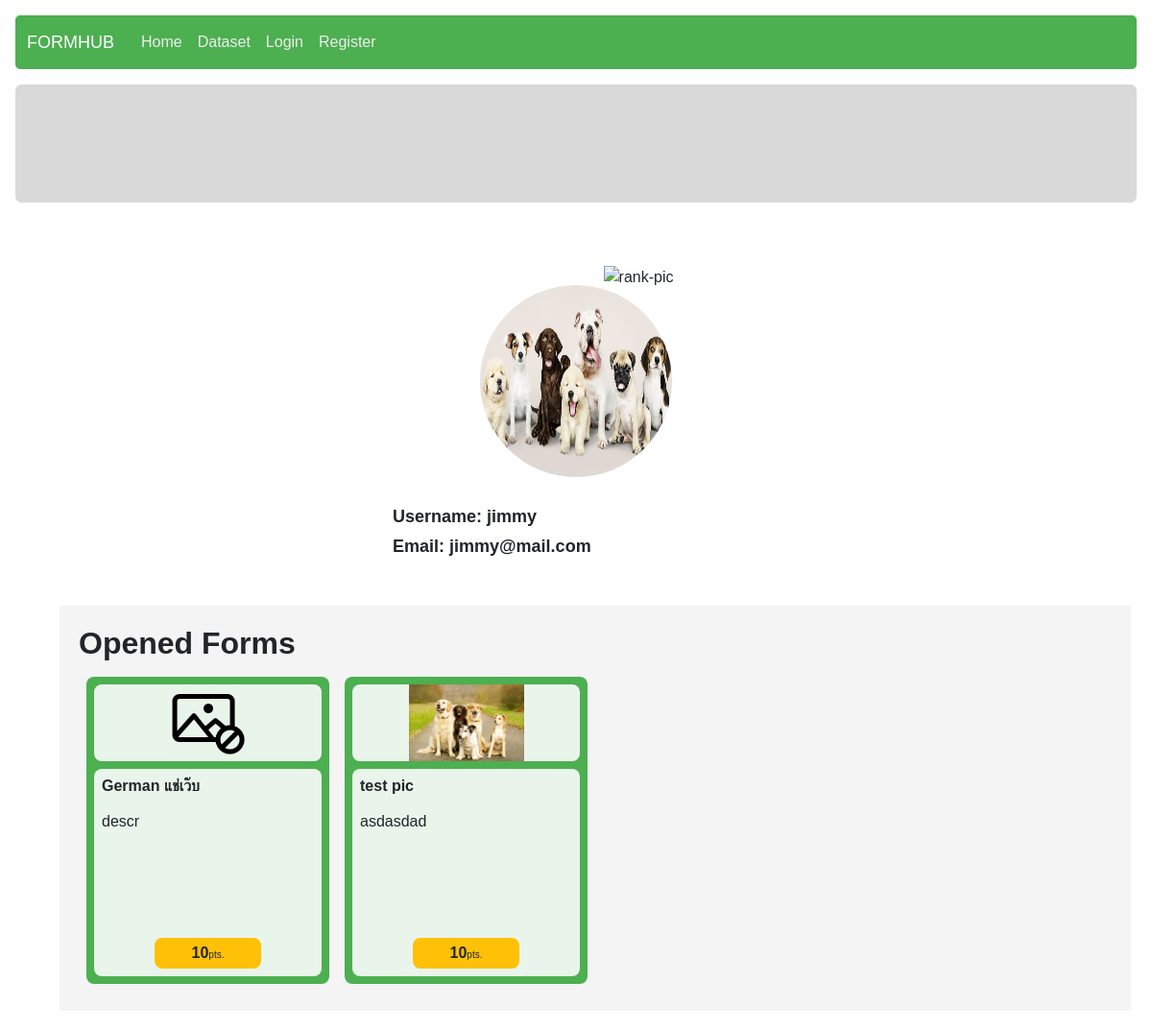
/account/6, run on an earlier commit of the app's database.
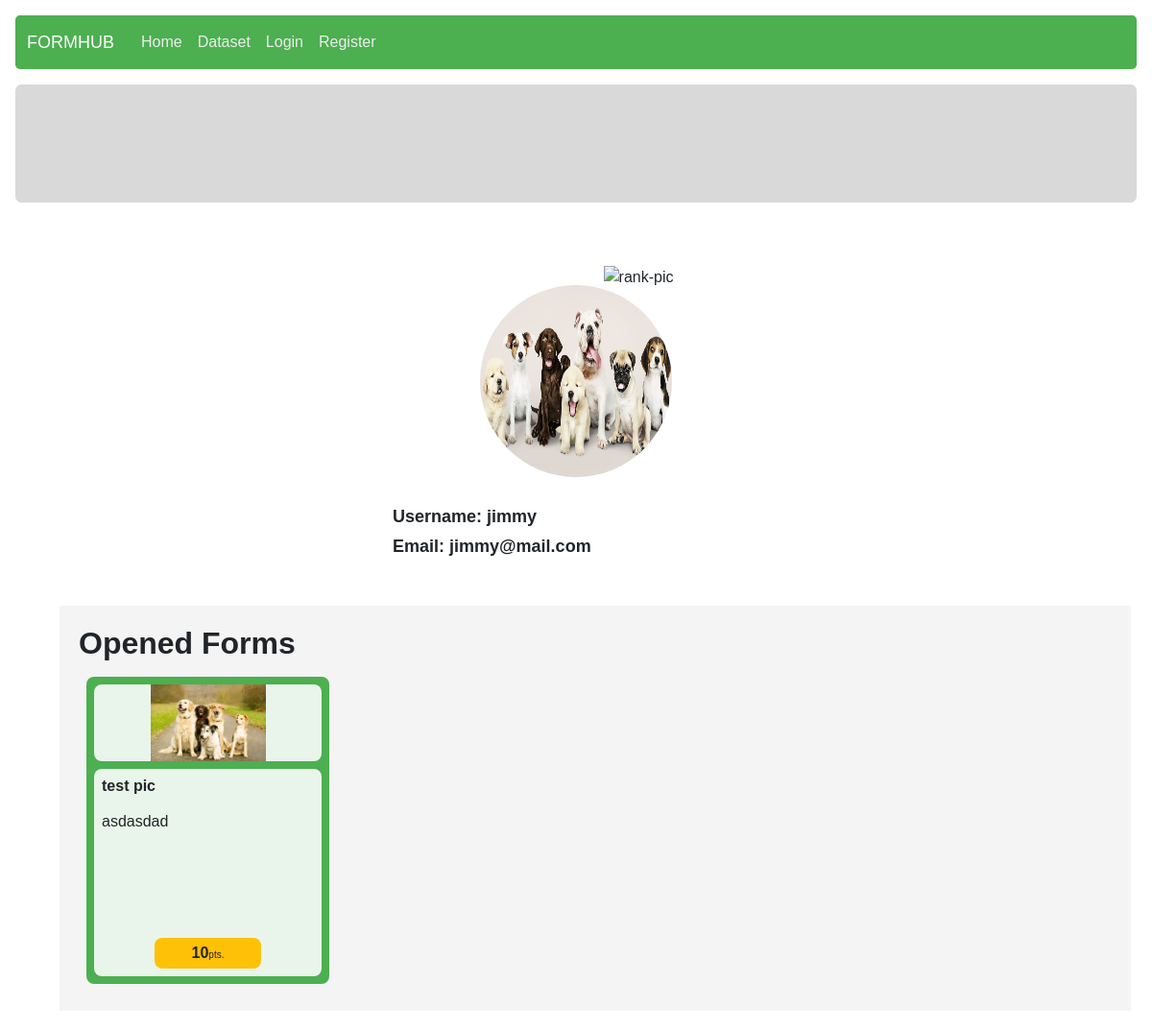
And on a later commit of the database.
### form_management/models.py (models this page shows, shortened)
class Form(models.Model):
    owner = models.ForeignKey(User, on_delete = models.CASCADE)
    form_name = models.CharField(max_length = 125)
    description = models.CharField(max_length = 1000)
    category = models.ForeignKey(Category, on_delete = models.CASCADE, null = True)
    design = models.JSONField()
    creation_timestamp = models.DateTimeField(auto_now_add = True)
    publish_timestamp = models.DateTimeField(null = True)
    is_open = models.BooleanField(default = False)
    is_sale = models.BooleanField(default = False)
    form_point = models.ForeignKey(Point, on_delete = models.CASCADE, related_name="form_point")
    form_selling_point = models.ForeignKey(Point, on_delete = models.CASCADE, null = True, blank = True, related_name="form_selling_point")
    form_pic = models.ImageField(
        upload_to="static/form_management/imgs",
        null = True,
        default = "static/form_management/imgs/no-pic.png")

class Point(models.Model):
    form_size = models.CharField(max_length = 2)
    context = models.CharField(max_length = 3, null = True, blank = True, choices = POINT_CONTEXT) # SEL = Selling, ANS = answering
    point = models.IntegerField()
    description = models.CharField(max_length = 50, null = True, blank = True)
    lower_bound = models.IntegerField()
    upper_bound = models.IntegerField()

### userprofile/views.py (the view)
# urls.py: path("<int:user_id>", views.profile, name="profile"),
def profile(request, user_id):
    if user_id:
        user = User.objects.get(pk = user_id)
        if request.user.is_authenticated:
            if user_id == request.user.id:
                user_forms = Form.objects.filter(owner = user)
            else:
                is_already_answered_form = FormResponse.objects.filter(responder = request.user).values("form_id").distinct()
                exclude_form_list = [item["form_id"] for item in is_already_answered_form]
                user_forms = Form.objects.filter(owner = user, is_open = True).exclude(id__in=exclude_form_list)
        else:
            user_forms = Form.objects.filter(owner = user, is_open = True)
        responses = PointTransaction.objects.filter(user_id = user)
        num_responses = len(responses)
        if num_responses >= 50:
            rank = 'https://icons.iconarchive.com/icons/iconarchive/badge-trophy/256/Badge-Trophy-21-icon.png'
        elif num_responses >= 25:
            rank = 'https://icons.iconarchive.com/icons/iconarchive/badge-trophy/256/Badge-Trophy-Diamond-4-icon.png'
        else:
            rank = 'https://icons.iconarchive.com/icons/iconarchive/badge-trophy/256/Badge-Trophy-Rubin-2-icon.png'
        return render(request, "userprofile/index.html", {
            "user_profile": user,
            "userpic": user.profile_img,
            "user_forms": user_forms,
            "rank": rank,
            "form_section_title": "Opened Forms" if user_id != request.user.id else "Your Published Forms"
        })
    return HttpResponseRedirect("/")

### templates/userprofile/index.html (shortened to what this page needs)
{% extends "layout.html" %}
{% load static %}
{% block extra_css %}
    <link rel="stylesheet" href="{% static 'userprofile/userprofile.css' %}">
    <link rel="stylesheet" href="{% static 'answering/index.css' %}">
{% endblock %}
{% block body %}
<div class="container" id ="profile">
    <div class="container mb-5" id="user-prof">
        <div class="container" style="display: flex; flex-direction: column; align-items: center;">
            <img style="height: 70px; width: auto;" src="{{ rank }}" alt="rank-pic" id="rank-pic">
            <img id="prof-pic" src="/{{ user_profile.profile_img }}" >
        </div>
        <div class="basics container my-2" id="your-rank">
            <div class="basic-info d-flex justify-content-between mb-1">
                <div id="acct_name">Username: {{ user_profile.username }}</div>
            </div>
            <div class="basic-info d-flex justify-content-between mb-1">
                <div id="email">Email: {{ user_profile.email }}</div>
            </div>
        </div>
    </div>
    <div class="container" id="user-prof-forms">
        <h2><strong>{{ form_section_title }}</strong></h2>
        <div class="all-forms d-flex flex-row flex-wrap">
            {% for form in user_forms %}
                <div class="form-card p-2 d-flex flex-column col-sm-6 col-md-4 col-lg-3" data-code="{{ form.id }}">
                    <div class="form p-2 d-flex flex-column">
                        <div class="img-container d-flex justify-content-center">
                            <img data-code="{{ form.id }}" src="/{{ form.form_pic }}" alt="no-photo">
                        </div>
                        <div class="form-meta-data mt-2 p-2">
                            <div class="header d-flex align-items-center mb-3">
                                <h6 class="form-name my-0">{{ form.form_name }}</h6>
                            </div>
                            <div class="description">
                                {{ form.description }}
                            </div>
                            <div class="bottom-section mt-auto p-1">
                                <span class="point">{{ form.form_point.point }}</span><span class="unit">pts.</span>
                            </div>
                        </div>
                    </div>
                </div>
            {% empty %}
                <h3>No form</h3>
            {% endfor %}
        </div>
    </div>
</div>
{% endblock %}

What changed in the data, as far as the page shows it:
no longer on this page (row edited): Form: form_pic (placeholder picture), form_name "German แช่เว๊บ", description "descr", form_point.point "10"
